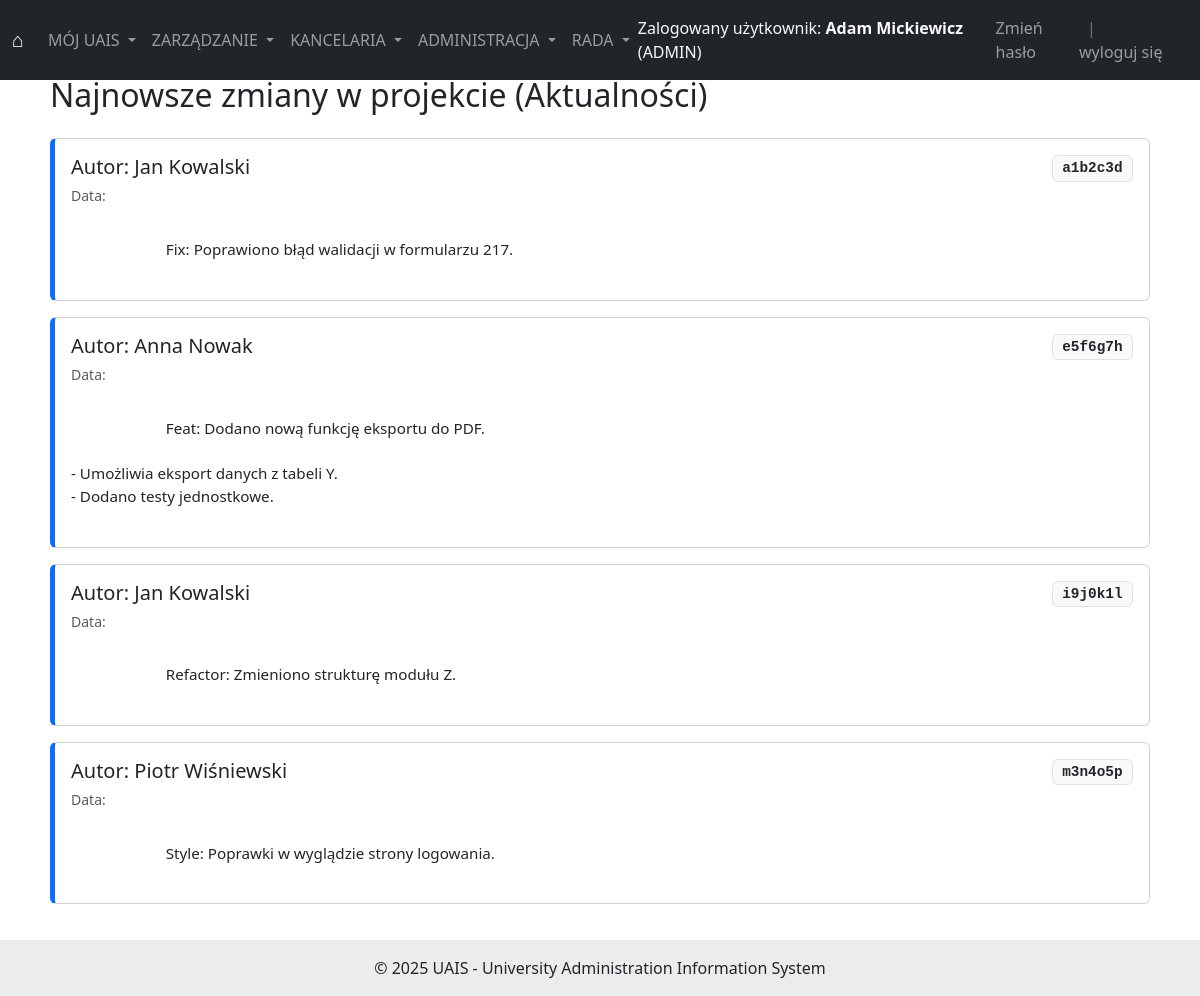
Page / (signed in) on the committed database.
### users/models.py (models this page shows, shortened)
class User(AbstractUser):
    class Role(models.TextChoices):
        ADMIN = 'ADMIN', _('Administrator')
        PRAWNIK = 'PRAWNIK', _('Radca prawny')
        OBSLUGA = 'OBSLUGA', _('Pomoc administracyjna') # Zmieniona nazwa wyświetlana
        RADA = 'RADA', _('Zarząd Rady Dyscypliny')     # Zmieniona nazwa wyświetlana
    role = models.CharField(
        _('Rola'),
        max_length=50,
        choices=Role.choices,
        null=True,
        blank=True
    )
    rada_wydzialu = models.CharField(
        _('Rada/Jednostka'),
        max_length=255,
        blank=True, # Pole może być puste
        default='Wydział Elektrotechniki i Informatyki' # Domyślna wartość
    )
    email = models.EmailField(_('email address'), unique=True)
    USERNAME_FIELD = 'email'
    REQUIRED_FIELDS = ['username']

### users/views.py (the view)
# urls.py: path('', user_views.home_view, name='home'),
def home_view(request):
    dummy_commits = [
         {
             'sha': 'a1b2c3d4',
             'author': 'Jan Kowalski',
             'date': '2025-04-07T10:30:00Z',
             'message': 'Fix: Poprawiono błąd walidacji w formularzu 217.'
         },
         {
             'sha': 'e5f6g7h8',
             'author': 'Anna Nowak',
             'date': '2025-04-07T09:15:00Z',
             'message': 'Feat: Dodano nową funkcję eksportu do PDF.\n\n- Umożliwia eksport danych z tabeli Y.\n- Dodano testy jednostkowe.'
         },
         {
             'sha': 'i9j0k1l2',
             'author': 'Jan Kowalski',
             'date': '2025-04-06T18:00:00Z',
             'message': 'Refactor: Zmieniono strukturę modułu Z.'
         },
         {
             'sha': 'm3n4o5p6',
             'author': 'Piotr Wiśniewski',
             'date': '2025-04-06T15:45:00Z',
             'message': 'Style: Poprawki w wyglądzie strony logowania.'
         },
     ]
    context = {
        'welcome_message': 'Witaj w systemie UAIS!', # Możesz usunąć, jeśli nie używasz
        'commits': dummy_commits # Przekazujemy commity do szablonu
    }
    return render(request, 'home.html', context)

### templates/home.html (shortened to what this page needs)
{% extends 'base.html' %}
{% load static %}
{% block content %}
    <h2 class="mb-4">Najnowsze zmiany w projekcie (Aktualności)</h2>
    {% if commits %}
        {% for commit in commits %}
            <div class="card mb-3 commit-card">
                <div class="card-body">
                    <div class="d-flex justify-content-between align-items-start mb-2">
                        <div>
                            <h5 class="card-title mb-1">Autor: {{ commit.author }}</h5>
                            <small class="text-muted">Data: {{ commit.date|date:"Y-m-d H:i" }}</small>
                        </div>
                        <span class="commit-sha badge bg-light text-dark border">
                            {{ commit.sha|slice:":7" }}
                        </span>
                    </div>
                    <p class="card-text commit-message-preview">
                        {{ commit.message }}
                    </p>
                </div>
            </div>
        {% endfor %}
    {% else %}
        <div class="alert alert-info" role="alert">
            Brak informacji o ostatnich zmianach lub nie udało się ich pobrać.
        </div>
    {% endif %}
{% endblock %}

### templates/base.html (shortened to what this page needs)
<!doctype html>
<html lang="pl">
<head>
    <link href="https://cdn.jsdelivr.net/npm/bootstrap@5.3.3/dist/css/bootstrap.min.css" rel="stylesheet">
    <link rel="stylesheet" href="https://cdn.jsdelivr.net/npm/bootstrap-icons@1.11.3/font/bootstrap-icons.min.css">
</head>
<body>
<nav class="navbar navbar-expand-lg navbar-dark bg-dark fixed-top">
    <div class="container-fluid">
        <a class="navbar-brand" href="{% url 'home' %}">⌂</a>
        <div class="collapse navbar-collapse" id="navbarNavDropdown">
            <ul class="navbar-nav me-auto mb-2 mb-lg-0">
                <li class="nav-item dropdown">
                    <a class="nav-link dropdown-toggle" href="#" id="mojUaisMenuLink" role="button" data-bs-toggle="dropdown" aria-expanded="false">
                        MÓJ UAIS
                    </a>
                </li>
                {% if user.is_authenticated %}
                    {% with allowed_roles=user.Role.ADMIN %}
                    <li class="nav-item dropdown">
                        <a class="nav-link dropdown-toggle {% if user.role != user.Role.ADMIN and not user.is_superuser %}disabled{% endif %}"
                           href="#"
                           id="managementMenuLink"
                           role="button"
                           data-bs-toggle="dropdown"
                           aria-expanded="false"
                           >
                            ZARZĄDZANIE
                        </a>
                    </li>
                    {% endwith %}
                    {% with allowed_roles=user.Role.PRAWNIK|stringformat:"s,"|add:user.Role.ADMIN %}
                    <li class="nav-item dropdown">
                        <a class="nav-link dropdown-toggle {% if user.role not in allowed_roles and not user.is_superuser %}disabled{% endif %}"
                           href="#"
                           id="kancelariaMenuLink"
                           role="button"
                           data-bs-toggle="dropdown"
                           aria-expanded="false"
                           >
                            KANCELARIA
                        </a>
                    </li>
                    {% endwith %}
                    {% with allowed_roles=user.Role.OBSLUGA|stringformat:"s,"|add:user.Role.ADMIN %}
                    <li class="nav-item dropdown">
                        <a class="nav-link dropdown-toggle {% if user.role not in allowed_roles and not user.is_superuser %}disabled{% endif %}"
                           href="#"
                           id="administracjaMenuLink"
                           role="button"
                           data-bs-toggle="dropdown"
                           aria-expanded="false"
                           >
                            ADMINISTRACJA
                        </a>
                    </li>
                     {% endwith %}
                    {% with allowed_roles=user.Role.RADA|stringformat:"s,"|add:user.Role.ADMIN %}
                    <li class="nav-item dropdown">
                        <a class="nav-link dropdown-toggle {% if user.role not in allowed_roles and not user.is_superuser %}disabled{% endif %}"
                           href="#"
                           id="radaMenuLink"
                           role="button"
                           data-bs-toggle="dropdown"
                           aria-expanded="false"
                           >
                            RADA
                        </a>
                    </li>
                     {% endwith %}
                {% endif %}
            </ul>
            <ul class="navbar-nav ms-auto mb-2 mb-lg-0 align-items-center">
                {% if user.is_authenticated %}
                    <li class="nav-item text-light me-3">
                        Zalogowany użytkownik:
                        <strong>{% if user.first_name and user.last_name %}{{ user.first_name }} {{ user.last_name }}{% else %}{{ user.username }}{% endif %}</strong>
                        ({% if user.role %}{{ user.role|upper }}{% else %}BRAK ROLI{% endif %})
                    </li>
                    <li class="nav-item">
                        <a class="nav-link" href="{% url 'password_change' %}">Zmień hasło</a>
                    </li>
                    <li class="nav-item">
                        <span class="text-secondary ms-2 me-2">|</span>
                        <form class="d-inline" method="post" action="{% url 'logout' %}">
                            <button type="submit" class="btn btn-link nav-link d-inline p-0 m-0 align-baseline">
                                wyloguj się
                            </button>
                        </form>
                    </li>
                {% else %}
                    <li class="nav-item">
                        <a class="nav-link {% if request.resolver_match.url_name == 'login' %}active{% endif %}" href="{% url 'login' %}">Zaloguj się</a>
                    </li>
                {% endif %}
            </ul>```
        </div>
    </div>
</nav>
<div class="container content-wrapper">
    {% block content %}
    {% endblock %}
</div>
<footer class="bg-light text-center text-lg-start mt-auto">
  <div class="text-center p-3" style="background-color: rgba(0, 0, 0, 0.05);">
    © {% now "Y" %} UAIS - University Administration Information System
  </div>
</footer>
</body>
</html>

### templates/base.html (style rules this page uses)
body { padding-top: 56px; }
.content-wrapper { padding: 20px; min-height: calc(100vh - 56px - 58px); }

### templates/home.html (style rules this page uses)
.commit-card { border-left: 5px solid #0d6efd; }
.commit-sha { font-family: monospace; font-size: 0.9em; color: #6c757d; }
.commit-message-preview { white-space: pre-wrap; font-size: 0.95em; }

### rows in the picture
User: first_name "Adam", last_name "Mickiewicz", role "ADMIN"

### other values in the picture
{{ commit.author }} "Jan Kowalski" "Anna Nowak" "Jan Kowalski" "Piotr Wiśniewski"
{{ commit.sha|slice:":7" }} "a1b2c3d" "e5f6g7h" "i9j0k1l" "m3n4o5p"
{{ commit.message }} "Fix: Poprawiono błąd walidacji w formularzu 217." "Feat: Dodano nową funkcję eksportu do PDF. - Umożliwia eksport danych z tabeli Y. - Dodano testy jednostkowe." "Refactor: Zmieniono strukturę modułu Z." "Style: Poprawki w wyglądzie strony logowania."
